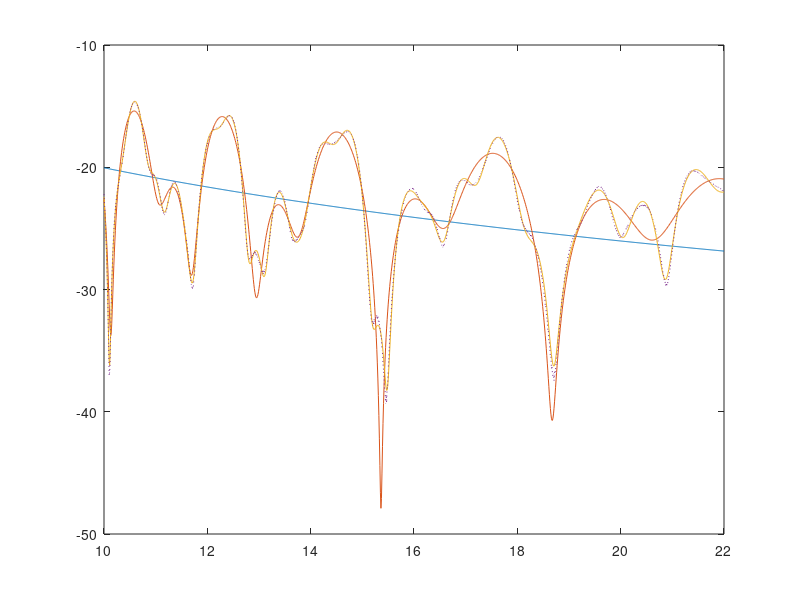

This figure's MATLAB source:
clear all;

%--------------------------Constants------------------------------------%
f = 2.4*10^9; % first frequency (2.4 GHZ) 
C = 3*10^8;   % speed of light 
beta = 2*pi*f/C; % wave number
epsilon_air = 1; % air
epsilon_wall = 3; % wall
snells_constant = sqrt(epsilon_wall/epsilon_air);
bz = 2; bz1 = 2; bz2 = 2; bz3 = 2; bz4 = 2; bz5 =2; %boundary z-coordinate
tx = 0; ty = 4; tz = 2; % transmitter [x,y,z] location
rx = 10; ry = 3; rz = 2; % recevier [x,y,z] location
rxv = rx:.01:22; % from p to q
tx_img = 0; tx1_img = 0; tx2_img = 0; tx3_img = 0; tx4_img = 0; 
tz_img = 2; tz1_img = 2; tz2_img = 2; tz3_img = 2; tz4_img = 2;

%---------------------------------LOS ok-------------------------------------%

% to solve for the direct ray 
d = sqrt((rxv-tx).^2+(ry-ty)^2+(rz-tz)^2); % vector distance between receiver and transmitter
Ed = (1./d).*exp(-j*beta*d); % direct ray (line of sight)
Edf = 20*log10(abs(Ed));

%--------------------------First Order Upper------------------------------%
% to solve for first order reflection (upper boundary)
ty_img = 8; 
by = 6; % y-coordinate of the boundary interception point
C = ty_img;

m = (ty_img-ry)./(tx_img-rxv); % gradient 
bxv = (by-C)./m; % vector x-coordinate of the boundary interception point

d1 = sqrt((bxv-tx).^2+(by-ty)^2+(bz-tz)^2);
d2 = sqrt((bxv-rxv).^2+(by-ry)^2+(bz-rz)^2);
angle_inc = acosd((d1.^2+d2.^2-d.^2)./(2*d1.*d2))/2; 
angle_trans = asind(sind(angle_inc)/snells_constant); 
tau = (cosd(angle_inc)-snells_constant*cosd(angle_trans))./(cosd(angle_inc)+snells_constant*cosd(angle_trans));

E1_upper = (1./(d1+d2)).*exp(-j*beta*(d1+d2)).*tau;

%=========================First Order Lower===============================%
ty_img = -4;
by = 0; % y-coordinate of the boundary interception point
C = ty_img; % y-intercept 

m = (ty_img-ry)./(tx_img-rxv); % gradient 
bxv = (by-C)./m; % vector x-coordinate of the boundary interception point

d1 = sqrt((bxv-tx).^2+(by-ty)^2+(bz-tz)^2); % distance between boundary interception point and the transmitter
d2 = sqrt((bxv-rxv).^2+(by-ry)^2+(bz-rz)^2); % distance between boundary interception point and the receiver
angle_inc = acosd((d1.^2+d2.^2-d.^2)./(2*d1.*d2))/2; % vector incident angle
angle_trans = asind(sind(angle_inc)./snells_constant); % tau angle
tau = (cosd(angle_inc)-snells_constant*cosd(angle_trans))./(cosd(angle_inc)+snells_constant*cosd(angle_trans));

E1_lower = ((1./(d1+d2)).*exp(-j*beta*(d1+d2))).*tau;

%=========================Second Order Upper===============================%
% to solve for first order reflection (upper boundary)
ty1_img = 8; 
ty2_img = -8; 
by1 = 6; by2 = 0;% y-coordinate of the boundary interception point
C1 = ty1_img; C2 = ty2_img;% y-intercept 

m2 = (ty2_img-ry)./(tx2_img-rxv); % gradient 
bxv2 = (by2-C2)./m2; % vector x-coordinate of the boundary interception point
m1 = (ty1_img-by2)./(tx1_img-bxv2); % gradient 
bxv1 = (by1-C1)./m1; % vector x-coordinate of the boundary interception point

d1 = sqrt((bxv1-tx).^2+(by1-ty)^2+(bz1-tz)^2); 
d2 = sqrt((bxv1-bxv2).^2+(by1-by2)^2+(bz1-bz2)^2); 
d3 = sqrt((bxv2-rxv).^2+(by2-ry)^2+(bz2-rz)^2); 
dA = sqrt((bxv2-tx).^2+(by2-ty)^2+(bz2-tz)^2);
dB = sqrt((bxv1-rxv).^2+(by1-ry)^2+(bz1-rz)^2);

angle_inc1 = (acosd((d1.^2+d2.^2-dA.^2)./(2*d1.*d2)))/2; % vector incident angle
angle_trans1 = asind(sind(angle_inc1)./snells_constant); % tau angle
tau1 = (cosd(angle_inc1)-snells_constant*cosd(angle_trans1))./(cosd(angle_inc1)+snells_constant*cosd(angle_trans1));

angle_inc2 = (acosd((d2.^2+d3.^2-dB.^2)./(2*d2.*d3)))/2; % vector incident angle
angle_trans2 = asind(sind(angle_inc2)./snells_constant); % tau angle
tau2 = (cosd(angle_inc2)-snells_constant*cosd(angle_trans2))./(cosd(angle_inc2)+snells_constant*cosd(angle_trans2));


E2_upper = (1./(d1+d2+d3)).*exp(-j*beta*(d1+d2+d3)).*tau1.*tau2;


%=========================Second Order Lower===============================%
ty1_img = -4; 
ty2_img = 16; 
by1 = 0; by2 = 6;% y-coordinate of the boundary interception point
C1 = ty1_img; C2 = ty2_img;% y-intercept 

m2 = (ty2_img-ry)./(tx2_img-rxv); % gradient 
bxv2 = (by2-C2)./m2; % vector x-coordinate of the boundary interception point
m1 = (ty1_img-by2)./(tx1_img-bxv2); % gradient 
bxv1 = (by1-C1)./m1; % vector x-coordinate of the boundary interception point

d1 = sqrt((bxv1-tx).^2+(by1-ty)^2+(bz1-tz)^2); % distance between boundary interception point and the transmitter
d2 = sqrt((bxv1-bxv2).^2+(by1-by2)^2+(bz1-bz2)^2); % distance between boundary interception point and the receiver
d3 = sqrt((bxv2-rxv).^2+(by2-ry)^2+(bz2-rz)^2); % distance between boundary interception point and the receiver
dA = sqrt((bxv2-tx).^2+(by2-ty)^2+(bz2-tz)^2);
dB = sqrt((bxv1-rxv).^2+(by1-ry)^2+(bz1-rz)^2);

angle_inc1 = (acosd((d1.^2+d2.^2-dA.^2)./(2*(d1.*d2))))/2; % vector incident angle
angle_trans1 = asind(sind(angle_inc1)./snells_constant); % tau angle
tau1 = (cosd(angle_inc1)-snells_constant*cosd(angle_trans1))./(cosd(angle_inc1)+snells_constant*cosd(angle_trans1));

angle_inc2 = (acosd((d2.^2+d3.^2-dB.^2)./(2*(d2.*d3))))/2; % vector incident angle
angle_trans2 = asind(sind(angle_inc2)./snells_constant); % tau angle
tau2 = (cosd(angle_inc2)-snells_constant*cosd(angle_trans2))./(cosd(angle_inc2)+snells_constant*cosd(angle_trans2));


E2_lower = (1./(d1+d2+d3)).*exp(-j*beta*(d1+d2+d3)).*tau1.*tau2;

%=========================Third Order Upper===============================%
ty1_img = 8; 
ty2_img = -8; 
ty3_img = 20; 
C1 = ty1_img; C2 = ty2_img; C3 = ty3_img;% y-intercept 
by1 = 6; by2 = 0; by3 = 6;% y-coordinate of the boundary interception point

m3 = (ty3_img-ry)./(tx3_img-rxv); % gradient 
bxv3 = (by3-C3)./m3; % vector x-coordinate of the boundary interception point
m2 = (ty2_img-by3)./(tx2_img-bxv3); % gradient 
bxv2 = (by2-C2)./m2; % vector x-coordinate of the boundary interception point
m1 = (ty1_img-by2)./(tx1_img-bxv2); % gradient 
bxv1 = (by1-C1)./m1; % vector x-coordinate of the boundary interception point

d1 = sqrt((bxv1-tx).^2+(by1-ty)^2+(bz1-tz)^2); % distance between boundary interception point and the transmitter
d2 = sqrt((bxv1-bxv2).^2+(by1-by2)^2+(bz1-bz2)^2); % distance between boundary interception point and the receiver
d3 = sqrt((bxv2-bxv3).^2+(by2-by3)^2+(bz2-bz3)^2); % distance between boundary interception point and the receiver
d4 = sqrt((bxv3-rxv).^2+(by3-ry)^2+(bz3-rz)^2);
dA = sqrt((bxv2-tx).^2+(by2-ty)^2+(bz2-tz)^2);
dB = sqrt((bxv3-bxv1).^2+(by3-by1)^2+(bz3-bz1)^2);
dC = sqrt((bxv2-rxv).^2+(by2-ry)^2+(bz2-rz)^2);

angle_inc1 = (acosd((d1.^2+d2.^2-dA.^2)./(2*d1.*d2)))/2; % vector incident angle
angle_trans1 = asind(sind(angle_inc1)./snells_constant); % tau angle
tau1 = (cosd(angle_inc1)-snells_constant*cosd(angle_trans1))./(cosd(angle_inc1)+snells_constant*cosd(angle_trans1));

angle_inc2 = (acosd((d2.^2+d3.^2-dB.^2)./(2*(d2.*d3))))/2; % vector incident angle
angle_trans2 = asind(sind(angle_inc2)./snells_constant); % tau angle
tau2 = (cosd(angle_inc2)-snells_constant*cosd(angle_trans2))./(cosd(angle_inc2)+snells_constant*cosd(angle_trans2));

angle_inc3 = (acosd((d3.^2+d4.^2-dC.^2)./(2*(d3.*d4))))/2; % angle between the line d1 and d2
angle_trans3 = asind(sind(angle_inc3)./snells_constant); % tau angle
tau3 = (cosd(angle_inc3)-snells_constant*cosd(angle_trans3))./(cosd(angle_inc3)+snells_constant*cosd(angle_trans3));

E3_upper = (1./(d1+d2+d3+d4)).*exp(-j*beta*(d1+d2+d3+d4)).*tau1.*tau2.*tau3;

%=========================Third Order Lower===============================%
ty1_img = -4; 
ty2_img = 16; 
ty3_img = -16; 
C1 = ty1_img; C2 = ty2_img; C3 = ty3_img;% y-intercept 
by1 = 6; by2 = 0; by3 = 6;% y-coordinate of the boundary interception point

m3 = (ty3_img-ry)./(tx3_img-rxv); % gradient 
bxv3 = (by3-C3)./m3; % vector x-coordinate of the boundary interception point
m2 = (ty2_img-by3)./(tx2_img-bxv3); % gradient 
bxv2 = (by2-C2)./m2; % vector x-coordinate of the boundary interception point
m1 = (ty1_img-by2)./(tx1_img-bxv2); % gradient 
bxv1 = (by1-C1)./m1; % vector x-coordinate of the boundary interception point

d1 = sqrt((bxv1-tx).^2+(by1-ty)^2+(bz1-tz)^2); % distance between boundary interception point and the transmitter
d2 = sqrt((bxv1-bxv2).^2+(by1-by2)^2+(bz1-bz2)^2); % distance between boundary interception point and the receiver
d3 = sqrt((bxv2-bxv3).^2+(by2-by3)^2+(bz2-bz3)^2); % distance between boundary interception point and the receiver
d4 = sqrt((bxv3-rxv).^2+(by3-ry)^2+(bz3-rz)^2);
dA = sqrt((bxv2-tx).^2+(by2-ty)^2+(bz2-tz)^2);
dB = sqrt((bxv3-bxv1).^2+(by3-by1)^2+(bz3-bz1)^2);
dC = sqrt((bxv2-rxv).^2+(by2-ry)^2+(bz2-rz)^2);

angle_inc1 = (acosd((d1.^2+d2.^2-dA.^2)./(2*(d1.*d2))))/2; % angle between the line d1 and d2
angle_trans1 = asind(sind(angle_inc1)./snells_constant); % tau angle
tau1 = (cosd(angle_inc1)-snells_constant*cosd(angle_trans1))./(cosd(angle_inc1)+snells_constant*cosd(angle_trans1));

angle_inc2 = (acosd((d2.^2+d3.^2-dB.^2)./(2*(d2.*d3))))/2; % angle between the line d1 and d2
angle_trans2 = asind(sind(angle_inc2)./snells_constant); % tau angle
tau2 = (cosd(angle_inc2)-snells_constant*cosd(angle_trans2))./(cosd(angle_inc2)+snells_constant*cosd(angle_trans2));

angle_inc3 = (acosd((d3.^2+d4.^2-dC.^2)./(2*(d3.*d4))))/2; % angle between the line d1 and d2
angle_trans3 = asind(sind(angle_inc3)./snells_constant); % tau angle
tau3 = (cosd(angle_inc3)-snells_constant*cosd(angle_trans3))./(cosd(angle_inc3)+snells_constant*cosd(angle_trans3));

E3_lower = (1./(d1+d2+d3+d4)).*exp(-j*beta*(d1+d2+d3+d4)).*tau1.*tau2.*tau3;

%plot(rxv,Etest0)
%hold on
%Etest = 20*log10(abs(E3_lower));
Etest0 = 20*log10(abs(Ed));
plot(rxv,Etest0)
hold on
Etest1 = 20*log10(abs(Ed + E1_upper+E1_lower));
plot(rxv,Etest1)
hold on
Etest2 = 20*log10(abs(Ed+E1_upper+E1_lower+E2_upper+E2_lower));
plot(rxv,Etest2)
hold on
Etest3 = 20*log10(abs(Ed+E1_upper+E1_lower+E2_upper+E2_lower+E3_upper+E3_lower));
plot(rxv,Etest3,':')
hold off

%plot(rxv,Etest)
%hold on
%plot(rxv,Edf)
%hold on
%plot(rxv,Etest2)
%hold on
%hold off
%xlabel('Line Segment "pq"/m'), ylabel('E-field/dB'), title("LOS");
%legend("LOS");
